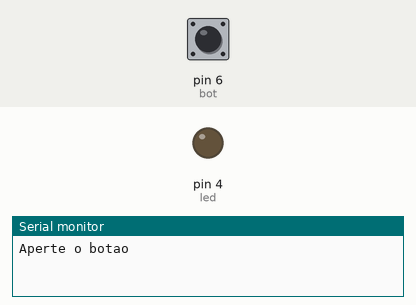
Recording of a sketch running on a simulated Arduino Uno, built with avr-gcc and run on an emulated ATmega328P. On the bench: output pins drawn as LEDs (lit = HIGH), the last lines printed to the serial monitor. Dashed ring = blinking. Inputs (shaded band) come from the test bench; at power-on: pin 6 (bot) LOW.

Above: at 1.2 s.
1.3 s: pin 6 (bot) pulled HIGH for 0.15 s
At 1.7 s:
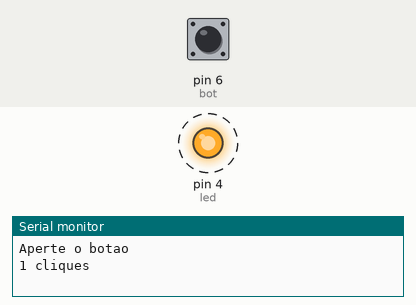
Timing chart, 0 to 10.4 s (numbered marks = the images above; inputs shaded):
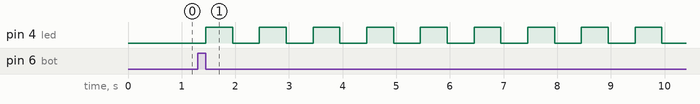

The sketch:

Ex07.ino
```cpp
int led = 4;
int bot = 6;
float freq;
int count = 0;
bool test1 = 0;
bool test2 = 0;
unsigned long time1 = 0;
unsigned long time2 = 0;

void setup() {
  pinMode(led, OUTPUT);
  pinMode(bot, INPUT);
  digitalWrite(led, LOW);
  Serial.begin(9600);
  Serial.println("Aperte o botao");
}

void loop() {
  if(digitalRead(bot) == 1) {
    test1 = 1;
  }
  if(digitalRead(bot) == 0 && test1 == 1) {
    count++;
    test1 = 0;
    Serial.println(String(count) + " cliques");
  }

  freq = 500 / count;

  if(count > 0) {
    time1 = millis();
    if((time1 - time2) >= freq && test2 == 0) {
      digitalWrite(led, HIGH);
      test2 = 1;
      time2 = time1;
    }
    if((time1 - time2) >= freq) {
      digitalWrite(led, LOW);
      test2 = 0;
      time2 = time1;
    }
  }
}
```

Measured:
- after the input at 1.3 s, pin 4 (led): alternates HIGH for 0.50 s and LOW for 0.50 s, starting after 0.15 s
